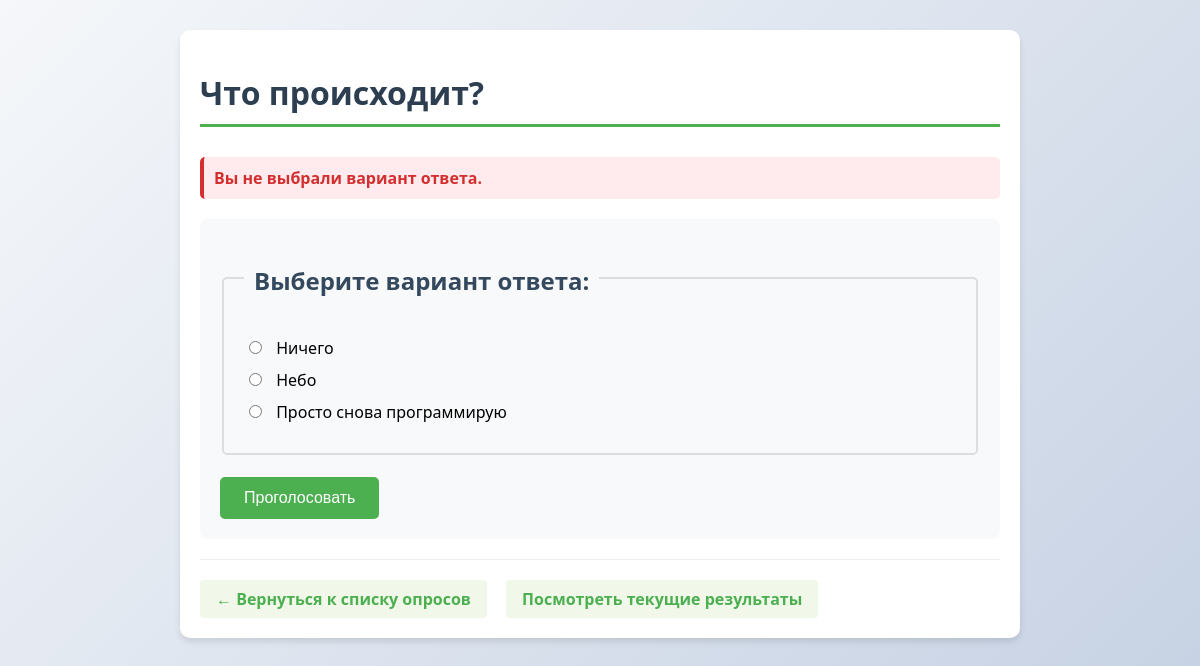
The page /polls/1/vote/ on the database its author committed.
### polls/models.py (models this page shows, shortened)
class Question(models.Model):
    question_text = models.CharField(max_length=200)
    pub_date = models.DateTimeField('date published')
    class Meta:
        verbose_name = 'Вопрос'
        verbose_name_plural = 'Вопросы'
        ordering = ['-pub_date']  # Сортировка по умолчанию

class Choice(models.Model):
    question = models.ForeignKey(Question, on_delete=models.CASCADE)
    choice_text = models.CharField(max_length=200)
    votes = models.IntegerField(default=0)
    class Meta:
        verbose_name = 'Вариант ответа'
        verbose_name_plural = 'Варианты ответов'

### polls/views.py (the view, shortened to what this page needs)
# urls.py: path('<int:question_id>/vote/', views.vote, name='vote'),
def vote(request, question_id):
    question = get_object_or_404(Question, pk=question_id)
    try:
        selected_choice = question.choice_set.get(pk=request.POST['choice'])
    except (KeyError, Choice.DoesNotExist):
        return render(request, 'polls/detail.html', {
            'question': question,
            'error_message': "Вы не выбрали вариант ответа.",
        })

### polls/templates/polls/detail.html (shortened to what this page needs)
{% load static %}
<!DOCTYPE html>
<html lang="ru">
<head>
    <link rel="stylesheet" href="{% static 'polls/style.css' %}">
</head>
<body>
    <div class="container">
        <h1>{{ question.question_text }}</h1>
        {% if error_message %}
            <p class="error">
                <strong>{{ error_message }}</strong>
            </p>
        {% endif %}
        <form action="{% url 'polls:vote' question.id %}" method="post">
            <fieldset>
                <legend><h2>Выберите вариант ответа:</h2></legend>
                {% for choice in question.choice_set.all %}
                    <div>
                        <input type="radio"
                               name="choice"
                               id="choice{{ forloop.counter }}"
                               value="{{ choice.id }}">
                        <label for="choice{{ forloop.counter }}">
                            {{ choice.choice_text }}
                        </label>
                    </div>
                {% empty %}
                    <p>Для этого вопроса пока нет вариантов ответа.</p>
                {% endfor %}
            </fieldset>
            <br>
            <input type="submit" value="Проголосовать">
        </form>
        <div class="nav-links">
            <a href="{% url 'polls:index' %}">← Вернуться к списку опросов</a>
            <a href="{% url 'polls:results' question.id %}">Посмотреть текущие результаты</a>
        </div>
    </div>
</body>
</html>

### polls/static/polls/style.css (style rules this page uses)
body { font-family: 'Segoe UI', Tahoma, Geneva, Verdana, sans-serif; background: linear-gradient(135deg, #f5f7fa 0%, #c3cfe2 100%); margin: 0; padding: 0; min-height: 100vh; background-repeat: no-repeat; background-attachment: fixed; }
.container { max-width: 800px; margin: 0 auto; padding: 20px; background-color: white; border-radius: 10px; box-shadow: 0 4px 6px rgba(0, 0, 0, 0.1); margin-top: 30px; }
h1 { color: #2c3e50; border-bottom: 3px solid #4CAF50; padding-bottom: 10px; margin-bottom: 30px; }
h2 { color: #34495e; margin-top: 25px; }
a { color: #4CAF50; text-decoration: none; font-weight: 600; transition: color 0.3s; }
form { margin: 20px 0; padding: 20px; background: #f8f9fa; border-radius: 8px; }
fieldset { border: 2px solid #ddd; padding: 20px; border-radius: 5px; }
legend { font-weight: bold; color: #2c3e50; padding: 0 10px; }
input[type="radio"] { margin-right: 10px; }
label { display: inline-block; margin-bottom: 10px; cursor: pointer; }
input[type="submit"], button { background-color: #4CAF50; color: white; border: none; padding: 12px 24px; border-radius: 5px; cursor: pointer; font-size: 16px; transition: background-color 0.3s; }
.error { color: #d32f2f; background-color: #ffebee; padding: 10px; border-radius: 5px; border-left: 4px solid #d32f2f; margin: 10px 0; }
.nav-links { margin-top: 20px; padding-top: 20px; border-top: 1px solid #eee; }
.nav-links a { display: inline-block; margin-right: 15px; padding: 8px 16px; background: #f1f8e9; border-radius: 4px; }

### rows shown on the page
Question: question_text "Что происходит?"
Choice: choice_text "Ничего"
Choice: choice_text "Небо"
Choice: choice_text "Просто снова программирую"

### other values the page prints
{{ error_message }} "Вы не выбрали вариант ответа."
